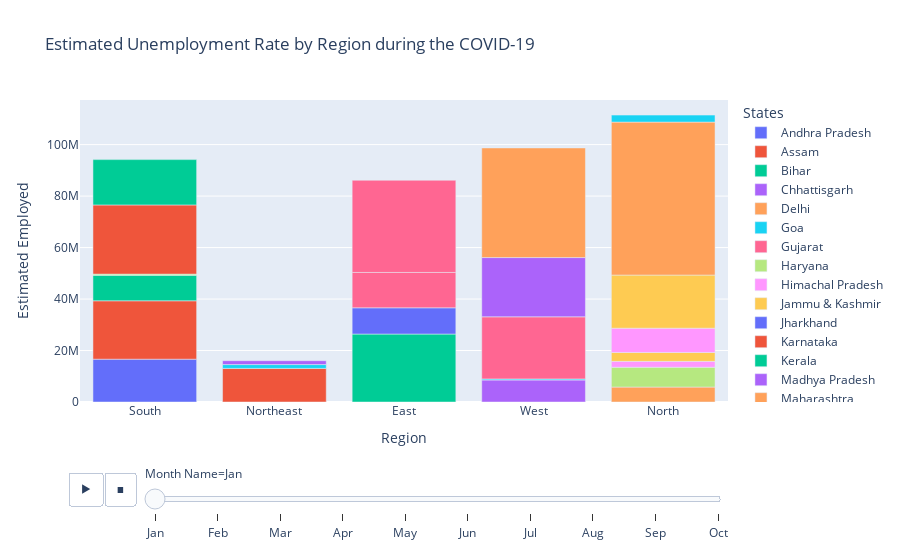

Source (notebook cell):
### Code cell
fig = px.bar(
    df, x='Region', y='Estimated Employed',
    color= 'States',
    animation_frame= 'Month Name',
    title='Estimated Employment Rate by Region during the COVID-19'
)
fig.show()

### Figure 1 — Plotly figure (JSON) as saved in the notebook; plotly's stock layout.template omitted (floating-point values rounded to 4 significant figures)
{"data": [{"alignmentgroup": "True", "hovertemplate": "States=Andhra Pradesh<br>Month Name=Jan<br>Region=%{x}<br>Estimated Employed=%{y}<extra></extra>", "legendgroup": "Andhra Pradesh", "marker": {"color": "#636efa", "pattern": {"shape": ""}}, "name": "Andhra Pradesh", "offsetgroup": "Andhra Pradesh", "orientation": "v", "showlegend": true, "textposition": "auto", "type": "bar", "x": ["South"], "xaxis": "x", "y": [16635535], "yaxis": "y"}, {"alignmentgroup": "True", "hovertemplate": "States=Assam<br>Month Name=Jan<br>Region=%{x}<br>Estimated Employed=%{y}<extra></extra>", "legendgroup": "Assam", "marker": {"color": "#EF553B", "pattern": {"shape": ""}}, "name": "Assam", "offsetgroup": "Assam", "orientation": "v", "showlegend": true, "textposition": "auto", "type": "bar", "x": ["Northeast"], "xaxis": "x", "y": [13051904], "yaxis": "y"}, {"alignmentgroup": "True", "hovertemplate": "States=Bihar<br>Month Name=Jan<br>Region=%{x}<br>Estimated Employed=%{y}<extra></extra>", "legendgroup": "Bihar", "marker": {"color": "#00cc96", "pattern": {"shape": ""}}, "name": "Bihar", "offsetgroup": "Bihar", "orientation": "v", "showlegend": true, "textposition": "auto", "type": "bar", "x": ["East"], "xaxis": "x", "y": [26397671], "yaxis": "y"}, {"alignmentgroup": "True", "hovertemplate": "States=Chhattisgarh<br>Month Name=Jan<br>Region=%{x}<br>Estimated Employed=%{y}<extra></extra>", "legendgroup": "Chhattisgarh", "marker": {"color": "#ab63fa", "pattern": {"shape": ""}}, "name": "Chhattisgarh", "offsetgroup": "Chhattisgarh", "orientation": "v", "showlegend": true, "textposition": "auto", "type": "bar", "x": ["West"], "xaxis": "x", "y": [8552172], "yaxis": "y"}, {"alignmentgroup": "True", "hovertemplate": "States=Delhi<br>Month Name=Jan<br>Region=%{x}<br>Estimated Employed=%{y}<extra></extra>", "legendgroup": "Delhi", "marker": {"color": "#FFA15A", "pattern": {"shape": ""}}, "name": "Delhi", "offsetgroup": "Delhi", "orientation": "v", "showlegend": true, "textposition": "auto", "type": "bar", "x": ["North"], "xaxis": "x", "y": [5805284], "yaxis": "y"}, {"alignmentgroup": "True", "hovertemplate": "States=Goa<br>Month Name=Jan<br>Region=%{x}<br>Estimated Employed=%{y}<extra></extra>", "legendgroup": "Goa", "marker": {"color": "#19d3f3", "pattern": {"shape": ""}}, "name": "Goa", "offsetgroup": "Goa", "orientation": "v", "showlegend": true, "textposition": "auto", "type": "bar", "x": ["West"], "xaxis": "x", "y": [416750], "yaxis": "y"}, {"alignmentgroup": "True", "hovertemplate": "States=Gujarat<br>Month Name=Jan<br>Region=%{x}<br>Estimated Employed=%{y}<extra></extra>", "legendgroup": "Gujarat", "marker": {"color": "#FF6692", "pattern": {"shape": ""}}, "name": "Gujarat", "offsetgroup": "Gujarat", "orientation": "v", "showlegend": true, "textposition": "auto", "type": "bar", "x": ["West"], "xaxis": "x", "y": [24126346], "yaxis": "y"}, {"alignmentgroup": "True", "hovertemplate": "States=Haryana<br>Month Name=Jan<br>Region=%{x}<br>Estimated Employed=%{y}<extra></extra>", "legendgroup": "Haryana", "marker": {"color": "#B6E880", "pattern": {"shape": ""}}, "name": "Haryana", "offsetgroup": "Haryana", "orientation": "v", "showlegend": true, "textposition": "auto", "type": "bar", "x": ["North"], "xaxis": "x", "y": [7693231], "yaxis": "y"}, {"alignmentgroup": "True", "hovertemplate": "States=Himachal Pradesh<br>Month Name=Jan<br>Region=%{x}<br>Estimated Employed=%{y}<extra></extra>", "legendgroup": "Himachal Pradesh", "marker": {"color": "#FF97FF", "pattern": {"shape": ""}}, "name": "Himachal Pradesh", "offsetgroup": "Himachal Pradesh", "orientation": "v", "showlegend": true, "textposition": "auto", "type": "bar", "x": ["North"], "xaxis": "x", "y": [2287632], "yaxis": "y"}, {"alignmentgroup": "True", "hovertemplate": "States=Jammu & Kashmir<br>Month Name=Jan<br>Region=%{x}<br>Estimated Employed=%{y}<extra></extra>", "legendgroup": "Jammu & Kashmir", "marker": {"color": "#FECB52", "pattern": {"shape": ""}}, "name": "Jammu & Kashmir", "offsetgroup": "Jammu & Kashmir", "orientation": "v", "showlegend": true, "textposition": "auto", "type": "bar", "x": ["North"], "xaxis": "x", "y": [3453025], "yaxis": "y"}, {"alignmentgroup": "True", "hovertemplate": "States=Jharkhand<br>Month Name=Jan<br>Region=%{x}<br>Estimated Employed=%{y}<extra></extra>", "legendgroup": "Jharkhand", "marker": {"color": "#636efa", "pattern": {"shape": ""}}, "name": "Jharkhand", "offsetgroup": "Jharkhand", "orientation": "v", "showlegend": true, "textposition": "auto", "type": "bar", "x": ["East"], "xaxis": "x", "y": [10198029], "yaxis": "y"}, {"alignmentgroup": "True", "hovertemplate": "States=Karnataka<br>Month Name=Jan<br>Region=%{x}<br>Estimated Employed=%{y}<extra></extra>", "legendgroup": "Karnataka", "marker": {"color": "#EF553B", "pattern": {"shape": ""}}, "name": "Karnataka", "offsetgroup": "Karnataka", "orientation": "v", "showlegend": true, "textposition": "auto", "type": "bar", "x": ["South"], "xaxis": "x", "y": [22688028], "yaxis": "y"}, {"alignmentgroup": "True", "hovertemplate": "States=Kerala<br>Month Name=Jan<br>Region=%{x}<br>Estimated Employed=%{y}<extra></extra>", "legendgroup": "Kerala", "marker": {"color": "#00cc96", "pattern": {"shape": ""}}, "name": "Kerala", "offsetgroup": "Kerala", "orientation": "v", "showlegend": true, "textposition": "auto", "type": "bar", "x": ["South"], "xaxis": "x", "y": [9904534], "yaxis": "y"}, {"alignmentgroup": "True", "hovertemplate": "States=Madhya Pradesh<br>Month Name=Jan<br>Region=%{x}<br>Estimated Employed=%{y}<extra></extra>", "legendgroup": "Madhya Pradesh", "marker": {"color": "#ab63fa", "pattern": {"shape": ""}}, "name": "Madhya Pradesh", "offsetgroup": "Madhya Pradesh", "orientation": "v", "showlegend": true, "textposition": "auto", "type": "bar", "x": ["West"], "xaxis": "x", "y": [23018632], "yaxis": "y"}, {"alignmentgroup": "True", "hovertemplate": "States=Maharashtra<br>Month Name=Jan<br>Region=%{x}<br>Estimated Employed=%{y}<extra></extra>", "legendgroup": "Maharashtra", "marker": {"color": "#FFA15A", "pattern": {"shape": ""}}, "name": "Maharashtra", "offsetgroup": "Maharashtra", "orientation": "v", "showlegend": true, "textposition": "auto", "type": "bar", "x": ["West"], "xaxis": "x", "y": [42596868], "yaxis": "y"}, {"alignmentgroup": "True", "hovertemplate": "States=Meghalaya<br>Month Name=Jan<br>Region=%{x}<br>Estimated Employed=%{y}<extra></extra>", "legendgroup": "Meghalaya", "marker": {"color": "#19d3f3", "pattern": {"shape": ""}}, "name": "Meghalaya", "offsetgroup": "Meghalaya", "orientation": "v", "showlegend": true, "textposition": "auto", "type": "bar", "x": ["Northeast"], "xaxis": "x", "y": [1491093], "yaxis": "y"}, {"alignmentgroup": "True", "hovertemplate": "States=Odisha<br>Month Name=Jan<br>Region=%{x}<br>Estimated Employed=%{y}<extra></extra>", "legendgroup": "Odisha", "marker": {"color": "#FF6692", "pattern": {"shape": ""}}, "name": "Odisha", "offsetgroup": "Odisha", "orientation": "v", "showlegend": true, "textposition": "auto", "type": "bar", "x": ["East"], "xaxis": "x", "y": [13743448], "yaxis": "y"}, {"alignmentgroup": "True", "hovertemplate": "States=Puducherry<br>Month Name=Jan<br>Region=%{x}<br>Estimated Employed=%{y}<extra></extra>", "legendgroup": "Puducherry", "marker": {"color": "#B6E880", "pattern": {"shape": ""}}, "name": "Puducherry", "offsetgroup": "Puducherry", "orientation": "v", "showlegend": true, "textposition": "auto", "type": "bar", "x": ["South"], "xaxis": "x", "y": [457950], "yaxis": "y"}, {"alignmentgroup": "True", "hovertemplate": "States=Punjab<br>Month Name=Jan<br>Region=%{x}<br>Estimated Employed=%{y}<extra></extra>", "legendgroup": "Punjab", "marker": {"color": "#FF97FF", "pattern": {"shape": ""}}, "name": "Punjab", "offsetgroup": "Punjab", "orientation": "v", "showlegend": true, "textposition": "auto", "type": "bar", "x": ["North"], "xaxis": "x", "y": [9442093], "yaxis": "y"}, {"alignmentgroup": "True", "hovertemplate": "States=Rajasthan<br>Month Name=Jan<br>Region=%{x}<br>Estimated Employed=%{y}<extra></extra>", "legendgroup": "Rajasthan", "marker": {"color": "#FECB52", "pattern": {"shape": ""}}, "name": "Rajasthan", "offsetgroup": "Rajasthan", "orientation": "v", "showlegend": true, "textposition": "auto", "type": "bar", "x": ["North"], "xaxis": "x", "y": [20641716], "yaxis": "y"}, {"alignmentgroup": "True", "hovertemplate": "States=Tamil Nadu<br>Month Name=Jan<br>Region=%{x}<br>Estimated Employed=%{y}<extra></extra>", "legendgroup": "Tamil Nadu", "marker": {"color": "#EF553B", "pattern": {"shape": ""}}, "name": "Tamil Nadu", "offsetgroup": "Tamil Nadu", "orientation": "v", "showlegend": true, "textposition": "auto", "type": "bar", "x": ["South"], "xaxis": "x", "y": [26881641], "yaxis": "y"}, {"alignmentgroup": "True", "hovertemplate": "States=Telangana<br>Month Name=Jan<br>Region=%{x}<br>Estimated Employed=%{y}<extra></extra>", "legendgroup": "Telangana", "marker": {"color": "#00cc96", "pattern": {"shape": ""}}, "name": "Telangana", "offsetgroup": "Telangana", "orientation": "v", "showlegend": true, "textposition": "auto", "type": "bar", "x": ["South"], "xaxis": "x", "y": [17609295], "yaxis": "y"}, {"alignmentgroup": "True", "hovertemplate": "States=Tripura<br>Month Name=Jan<br>Region=%{x}<br>Estimated Employed=%{y}<extra></extra>", "legendgroup": "Tripura", "marker": {"color": "#ab63fa", "pattern": {"shape": ""}}, "name": "Tripura", "offsetgroup": "Tripura", "orientation": "v", "showlegend": true, "textposition": "auto", "type": "bar", "x": ["Northeast"], "xaxis": "x", "y": [1508130], "yaxis": "y"}, {"alignmentgroup": "True", "hovertemplate": "States=Uttar Pradesh<br>Month Name=Jan<br>Region=%{x}<br>Estimated Employed=%{y}<extra></extra>", "legendgroup": "Uttar Pradesh", "marker": {"color": "#FFA15A", "pattern": {"shape": ""}}, "name": "Uttar Pradesh", "offsetgroup": "Uttar Pradesh", "orientation": "v", "showlegend": true, "textposition": "auto", "type": "bar", "x": ["North"], "xaxis": "x", "y": [59433759], "yaxis": "y"}, {"alignmentgroup": "True", "hovertemplate": "States=Uttarakhand<br>Month Name=Jan<br>Region=%{x}<br>Estimated Employed=%{y}<extra></extra>", "legendgroup": "Uttarakhand", "marker": {"color": "#19d3f3", "pattern": {"shape": ""}}, "name": "Uttarakhand", "offsetgroup": "Uttarakhand", "orientation": "v", "showlegend": true, "textposition": "auto", "type": "bar", "x": ["North"], "xaxis": "x", "y": [2711639], "yaxis": "y"}, {"alignmentgroup": "True", "hovertemplate": "States=West Bengal<br>Month Name=Jan<br>Region=%{x}<br>Estimated Employed=%{y}<extra></extra>", "legendgroup": "West Bengal", "marker": {"color": "#FF6692", "pattern": {"shape": ""}}, "name": "West Bengal", "offsetgroup": "West Bengal", "orientation": "v", "showlegend": true, "textposition": "auto", "type": "bar", "x": ["East"], "xaxis": "x", "y": [35820789], "yaxis": "y"}], "layout": {"barmode": "relative", "legend": {"title": {"text": "States"}, "tracegroupgap": 0}, "sliders": [{"active": 0, "currentvalue": {"prefix": "Month Name="}, "len": 0.9, "pad": {"b": 10, "t": 60}, "steps": [{"args": [["Jan"], {"frame": {"duration": 0, "redraw": true}, "fromcurrent": true, "mode": "immediate", "transition": {"duration": 0, "easing": "linear"}}], "label": "Jan", "method": "animate"}, {"args": [["Feb"], {"frame": {"duration": 0, "redraw": true}, "fromcurrent": true, "mode": "immediate", "transition": {"duration": 0, "easing": "linear"}}], "label": "Feb", "method": "animate"}, {"args": [["Mar"], {"frame": {"duration": 0, "redraw": true}, "fromcurrent": true, "mode": "immediate", "transition": {"duration": 0, "easing": "linear"}}], "label": "Mar", "method": "animate"}, {"args": [["Apr"], {"frame": {"duration": 0, "redraw": true}, "fromcurrent": true, "mode": "immediate", "transition": {"duration": 0, "easing": "linear"}}], "label": "Apr", "method": "animate"}, {"args": [["May"], {"frame": {"duration": 0, "redraw": true}, "fromcurrent": true, "mode": "immediate", "transition": {"duration": 0, "easing": "linear"}}], "label": "May", "method": "animate"}, {"args": [["Jun"], {"frame": {"duration": 0, "redraw": true}, "fromcurrent": true, "mode": "immediate", "transition": {"duration": 0, "easing": "linear"}}], "label": "Jun", "method": "animate"}, {"args": [["Jul"], {"frame": {"duration": 0, "redraw": true}, "fromcurrent": true, "mode": "immediate", "transition": {"duration": 0, "easing": "linear"}}], "label": "Jul", "method": "animate"}, {"args": [["Aug"], {"frame": {"duration": 0, "redraw": true}, "fromcurrent": true, "mode": "immediate", "transition": {"duration": 0, "easing": "linear"}}], "label": "Aug", "method": "animate"}, {"args": [["Sep"], {"frame": {"duration": 0, "redraw": true}, "fromcurrent": true, "mode": "immediate", "transition": {"duration": 0, "easing": "linear"}}], "label": "Sep", "method": "animate"}, {"args": [["Oct"], {"frame": {"duration": 0, "redraw": true}, "fromcurrent": true, "mode": "immediate", "transition": {"duration": 0, "easing": "linear"}}], "label": "Oct", "method": "animate"}], "x": 0.1, "xanchor": "left", "y": 0, "yanchor": "top"}], "title": {"text": "Estimated Unemployment Rate by Region during the COVID-19"}, "updatemenus": [{"buttons": [{"args": [null, {"frame": {"duration": 500, "redraw": true}, "fromcurrent": true, "mode": "immediate", "transition": {"duration": 500, "easing": "linear"}}], "label": "&#9654;", "method": "animate"}, {"args": [[null], {"frame": {"duration": 0, "redraw": true}, "fromcurrent": true, "mode": "immediate", "transition": {"duration": 0, "easing": "linear"}}], "label": "&#9724;", "method": "animate"}], "direction": "left", "pad": {"r": 10, "t": 70}, "showactive": false, "type": "buttons", "x": 0.1, "xanchor": "right", "y": 0, "yanchor": "top"}], "xaxis": {"anchor": "y", "domain": [0, 1], "title": {"text": "Region"}}, "yaxis": {"anchor": "x", "domain": [0, 1], "title": {"text": "Estimated Employed"}}}}
